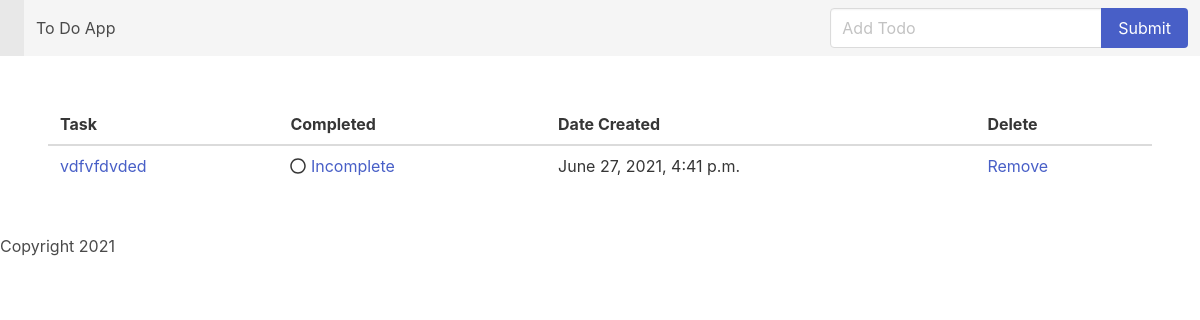
The page /home on the database its author committed.
### todoapp/models.py (models this page shows, shortened)
class Todo(models.Model):
    task = models.CharField(max_length=200)
    completed = models.BooleanField(default=False)
    user  = models.ForeignKey(User, on_delete=models.CASCADE, null=True, blank=True)
    created = models.DateTimeField(auto_now_add=True)

### todoapp/views.py (the view)
# urls.py: 2. Add a URL to urlpatterns:  path('', views.home, name='home')
def home(request):
    if request.method == 'POST':
        form = TodoForm(request.POST or None)
        if form.is_valid():
            form.save()
            todos = Todo.objects.all()
            messages.success(request, ('Task has been added!'))
            return render(request, 'home.html', {'todos': todos})
    else:
        todos = Todo.objects.all()
        return render(request, 'home.html', {'todos': todos})

### todoapp/templates/home.html (shortened to what this page needs)
{% extends 'base.html' %}
{% block content %}
<nav class="navbar is-light" role="navigation" aria-label="main navigation">
    <div class="navbar-brand">
        <a class="navbar-item" href="https://bulma.io">
        </a>
    </div>
    <div class="navbar-menu">
        <div class="navbar-start">
            <a class="navbar-item">
                To Do App
            </a>
        </div>
        <div class="navbar-end">
            <div class="navbar-item">
                <form method="POST">
                    <div class="field has-addons">
                        <div class="control">
                            <input name="task" class="input" type="text" placeholder="Add Todo">
                        </div>
                        <div class="control">
                            <button type="submit" class="button is-link">Submit</button>
                        </div>
                    </div>
                </form>
            </div>
        </div>
    </div>
</nav>
<section class="section">
    <table class="table is-hoverable is-fullwidth">
        <thead>
        <tr>
            <th>Task</th>
            <th>Completed</th>
            <th>Date Created</th>
            <th>Delete</th>
        </tr>
        </thead>
        {% for todo in todos %}
            <tr>
                <td>
                    {% if todo.completed == True %}
                        <span style="text-decoration: line-through">{{ todo.task }}</span>
                    {% else %}
                        <a href="{% url 'edit' todo.id %}">
                        {{ todo.task }}
                        </a>
                    {% endif %}
                </td>
                <td>
                    {% if todo.completed == True %}
                        <i class="far fa-check-circle"></i>
                        <a href="{% url 'mark_incomplete' todo.id %}">Done</a>
                    {% else %}
                        <i class="far fa-circle"></i>
                        <a href="{% url 'mark_complete' todo.id %}">Incomplete</a>
                    {% endif %}
                </td>
                <td>
                    {{ todo.created}}
                </td>
                <td>
                    <a href="{% url 'delete' todo.id %}">Remove</a>
                </td>
            </tr>
        {% endfor %}
    </table>
</section>
{% endblock %}

### rows shown on the page
Todo: task "vdfvfdvded", completed False (drawn), created "June 27, 2021, 4:41 p.m."
